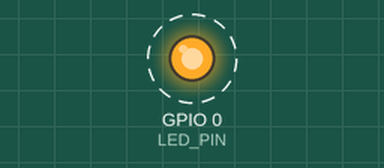
This program was run on a simulated ESP8266 (NodeMCU). On the bench: output pins drawn as LEDs (lit = HIGH). Dashed ring = blinking.

Above: at 0.2 s.
Timing chart, 0 to 3.0 s (numbered marks = the images above):
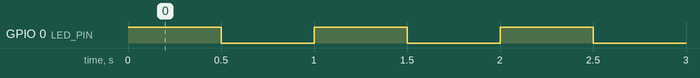

Measured:
- by itself, GPIO 0 (LED_PIN): alternates HIGH for 0.50 s and LOW for 0.50 s

The program:

main.cpp
```cpp
// Muthanna Alwahash
// Nov 2023
// LED Blink

#include <Arduino.h>

#define LED_PIN 0          	// Set LED_PIN

void setup()
{
  pinMode(LED_PIN, OUTPUT);     // initialize LED digital pin as an output.
}

void loop()
{
  digitalWrite(LED_PIN, HIGH);  // turn the LED on (HIGH is the voltage level)
  delay(500);                   // wait for a second
  digitalWrite(LED_PIN, LOW);   // turn the LED off by making the voltage LOW
  delay(500);                   // wait for a second
}
```
